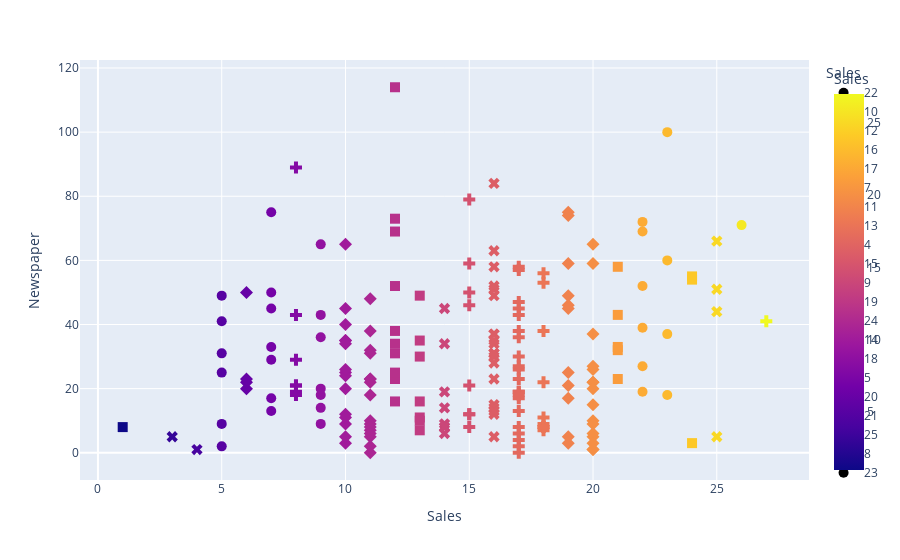

Notebook source saved alongside this figure:
### Code cell
fig = px.scatter(df, y="Newspaper", x="Sales", color="Sales", symbol="Sales")
fig.update_traces(marker_size=10)
fig.show()

### Figure 1 — Plotly figure (JSON) as saved in the notebook; plotly's stock layout.template omitted (floating-point values rounded to 4 significant figures)
{"data": [{"hovertemplate": "Sales=%{marker.color}<br>Newspaper=%{y}<extra></extra>", "legendgroup": "22", "marker": {"color": [22, 22, 22, 22, 22, 22], "coloraxis": "coloraxis", "size": 10, "symbol": "circle"}, "mode": "markers", "name": "22", "orientation": "v", "showlegend": true, "type": "scatter", "x": [22, 22, 22, 22, 22, 22], "xaxis": "x", "y": [69, 52, 39, 27, 72, 19], "yaxis": "y"}, {"hovertemplate": "Sales=%{marker.color}<br>Newspaper=%{y}<extra></extra>", "legendgroup": "10", "marker": {"color": [10, 10, 10, 10, 10, 10, 10, 10, 10, 10, 10, 10, 10, 10, 10], "coloraxis": "coloraxis", "size": 10, "symbol": "diamond"}, "mode": "markers", "name": "10", "orientation": "v", "showlegend": true, "type": "scatter", "x": [10, 10, 10, 10, 10, 10, 10, 10, 10, 10, 10, 10, 10, 10, 10], "xaxis": "x", "y": [45, 40, 35, 35, 3, 25, 65, 12, 34, 9, 11, 20, 24, 26, 5], "yaxis": "y"}, {"hovertemplate": "Sales=%{marker.color}<br>Newspaper=%{y}<extra></extra>", "legendgroup": "12", "marker": {"color": [12, 12, 12, 12, 12, 12, 12, 12, 12, 12, 12], "coloraxis": "coloraxis", "size": 10, "symbol": "square"}, "mode": "markers", "name": "12", "orientation": "v", "showlegend": true, "type": "scatter", "x": [12, 12, 12, 12, 12, 12, 12, 12, 12, 12, 12], "xaxis": "x", "y": [69, 24, 114, 31, 16, 73, 23, 52, 25, 38, 34], "yaxis": "y"}, {"hovertemplate": "Sales=%{marker.color}<br>Newspaper=%{y}<extra></extra>", "legendgroup": "16", "marker": {"color": [16, 16, 16, 16, 16, 16, 16, 16, 16, 16, 16, 16, 16, 16, 16, 16, 16, 16, 16, 16], "coloraxis": "coloraxis", "size": 10, "symbol": "x"}, "mode": "markers", "name": "16", "orientation": "v", "showlegend": true, "type": "scatter", "x": [16, 16, 16, 16, 16, 16, 16, 16, 16, 16, 16, 16, 16, 16, 16, 16, 16, 16, 16, 16], "xaxis": "x", "y": [58, 31, 31, 34, 28, 63, 51, 52, 5, 49, 15, 37, 14, 37, 30, 84, 12, 13, 35, 23], "yaxis": "y"}, {"hovertemplate": "Sales=%{marker.color}<br>Newspaper=%{y}<extra></extra>", "legendgroup": "17", "marker": {"color": [17, 17, 17, 17, 17, 17, 17, 17, 17, 17, 17, 17, 17, 17, 17, 17, 17, 17, 17, 17, 17], "coloraxis": "coloraxis", "size": 10, "symbol": "cross"}, "mode": "markers", "name": "17", "orientation": "v", "showlegend": true, "type": "scatter", "x": [17, 17, 17, 17, 17, 17, 17, 17, 17, 17, 17, 17, 17, 17, 17, 17, 17, 17, 17, 17, 17], "xaxis": "x", "y": [58, 4, 23, 19, 0, 8, 38, 26, 13, 36, 45, 2, 43, 19, 57, 47, 17, 27, 30, 18, 6], "yaxis": "y"}, {"hovertemplate": "Sales=%{marker.color}<br>Newspaper=%{y}<extra></extra>", "legendgroup": "7", "marker": {"color": [7, 7, 7, 7, 7, 7, 7], "coloraxis": "coloraxis", "size": 10, "symbol": "circle"}, "mode": "markers", "name": "7", "orientation": "v", "showlegend": true, "type": "scatter", "x": [7, 7, 7, 7, 7, 7, 7], "xaxis": "x", "y": [75, 33, 29, 50, 45, 17, 13], "yaxis": "y"}, {"hovertemplate": "Sales=%{marker.color}<br>Newspaper=%{y}<extra></extra>", "legendgroup": "11", "marker": {"color": [11, 11, 11, 11, 11, 11, 11, 11, 11, 11, 11, 11, 11, 11, 11, 11], "coloraxis": "coloraxis", "size": 10, "symbol": "diamond"}, "mode": "markers", "name": "11", "orientation": "v", "showlegend": true, "type": "scatter", "x": [11, 11, 11, 11, 11, 11, 11, 11, 11, 11, 11, 11, 11, 11, 11, 11], "xaxis": "x", "y": [23, 18, 38, 7, 0, 2, 31, 23, 22, 32, 10, 9, 8, 48, 5, 6], "yaxis": "y"}, {"hovertemplate": "Sales=%{marker.color}<br>Newspaper=%{y}<extra></extra>", "legendgroup": "13", "marker": {"color": [13, 13, 13, 13, 13, 13, 13], "coloraxis": "coloraxis", "size": 10, "symbol": "square"}, "mode": "markers", "name": "13", "orientation": "v", "showlegend": true, "type": "scatter", "x": [13, 13, 13, 13, 13, 13, 13], "xaxis": "x", "y": [11, 7, 30, 16, 10, 35, 49], "yaxis": "y"}, {"hovertemplate": "Sales=%{marker.color}<br>Newspaper=%{y}<extra></extra>", "legendgroup": "4", "marker": {"color": [4], "coloraxis": "coloraxis", "size": 10, "symbol": "x"}, "mode": "markers", "name": "4", "orientation": "v", "showlegend": true, "type": "scatter", "x": [4], "xaxis": "x", "y": [1], "yaxis": "y"}, {"hovertemplate": "Sales=%{marker.color}<br>Newspaper=%{y}<extra></extra>", "legendgroup": "15", "marker": {"color": [15, 15, 15, 15, 15, 15, 15, 15], "coloraxis": "coloraxis", "size": 10, "symbol": "cross"}, "mode": "markers", "name": "15", "orientation": "v", "showlegend": true, "type": "scatter", "x": [15, 15, 15, 15, 15, 15, 15, 15], "xaxis": "x", "y": [21, 12, 59, 79, 46, 12, 50, 8], "yaxis": "y"}, {"hovertemplate": "Sales=%{marker.color}<br>Newspaper=%{y}<extra></extra>", "legendgroup": "9", "marker": {"color": [9, 9, 9, 9, 9, 9, 9], "coloraxis": "coloraxis", "size": 10, "symbol": "circle"}, "mode": "markers", "name": "9", "orientation": "v", "showlegend": true, "type": "scatter", "x": [9, 9, 9, 9, 9, 9, 9], "xaxis": "x", "y": [65, 18, 36, 14, 43, 9, 20], "yaxis": "y"}, {"hovertemplate": "Sales=%{marker.color}<br>Newspaper=%{y}<extra></extra>", "legendgroup": "19", "marker": {"color": [19, 19, 19, 19, 19, 19, 19, 19, 19, 19, 19], "coloraxis": "coloraxis", "size": 10, "symbol": "diamond"}, "mode": "markers", "name": "19", "orientation": "v", "showlegend": true, "type": "scatter", "x": [19, 19, 19, 19, 19, 19, 19, 19, 19, 19, 19], "xaxis": "x", "y": [46, 49, 59, 21, 17, 5, 74, 45, 75, 25, 3], "yaxis": "y"}, {"hovertemplate": "Sales=%{marker.color}<br>Newspaper=%{y}<extra></extra>", "legendgroup": "24", "marker": {"color": [24, 24, 24], "coloraxis": "coloraxis", "size": 10, "symbol": "square"}, "mode": "markers", "name": "24", "orientation": "v", "showlegend": true, "type": "scatter", "x": [24, 24, 24], "xaxis": "x", "y": [55, 54, 3], "yaxis": "y"}, {"hovertemplate": "Sales=%{marker.color}<br>Newspaper=%{y}<extra></extra>", "legendgroup": "14", "marker": {"color": [14, 14, 14, 14, 14, 14, 14, 14], "coloraxis": "coloraxis", "size": 10, "symbol": "x"}, "mode": "markers", "name": "14", "orientation": "v", "showlegend": true, "type": "scatter", "x": [14, 14, 14, 14, 14, 14, 14, 14], "xaxis": "x", "y": [19, 45, 8, 14, 9, 34, 8, 6], "yaxis": "y"}, {"hovertemplate": "Sales=%{marker.color}<br>Newspaper=%{y}<extra></extra>", "legendgroup": "18", "marker": {"color": [18, 18, 18, 18, 18, 18, 18, 18, 18], "coloraxis": "coloraxis", "size": 10, "symbol": "cross"}, "mode": "markers", "name": "18", "orientation": "v", "showlegend": true, "type": "scatter", "x": [18, 18, 18, 18, 18, 18, 18, 18, 18], "xaxis": "x", "y": [53, 22, 9, 11, 38, 56, 8, 7, 8], "yaxis": "y"}, {"hovertemplate": "Sales=%{marker.color}<br>Newspaper=%{y}<extra></extra>", "legendgroup": "5", "marker": {"color": [5, 5, 5, 5, 5, 5], "coloraxis": "coloraxis", "size": 10, "symbol": "circle"}, "mode": "markers", "name": "5", "orientation": "v", "showlegend": true, "type": "scatter", "x": [5, 5, 5, 5, 5, 5], "xaxis": "x", "y": [49, 41, 9, 25, 2, 31], "yaxis": "y"}, {"hovertemplate": "Sales=%{marker.color}<br>Newspaper=%{y}<extra></extra>", "legendgroup": "20", "marker": {"color": [20, 20, 20, 20, 20, 20, 20, 20, 20, 20, 20, 20, 20, 20, 20, 20], "coloraxis": "coloraxis", "size": 10, "symbol": "diamond"}, "mode": "markers", "name": "20", "orientation": "v", "showlegend": true, "type": "scatter", "x": [20, 20, 20, 20, 20, 20, 20, 20, 20, 20, 20, 20, 20, 20, 20, 20], "xaxis": "x", "y": [26, 22, 1, 15, 27, 65, 22, 5, 10, 59, 1, 37, 9, 6, 20, 3], "yaxis": "y"}, {"hovertemplate": "Sales=%{marker.color}<br>Newspaper=%{y}<extra></extra>", "legendgroup": "21", "marker": {"color": [21, 21, 21, 21, 21], "coloraxis": "coloraxis", "size": 10, "symbol": "square"}, "mode": "markers", "name": "21", "orientation": "v", "showlegend": true, "type": "scatter", "x": [21, 21, 21, 21, 21], "xaxis": "x", "y": [43, 32, 58, 33, 23], "yaxis": "y"}, {"hovertemplate": "Sales=%{marker.color}<br>Newspaper=%{y}<extra></extra>", "legendgroup": "25", "marker": {"color": [25, 25, 25, 25], "coloraxis": "coloraxis", "size": 10, "symbol": "x"}, "mode": "markers", "name": "25", "orientation": "v", "showlegend": true, "type": "scatter", "x": [25, 25, 25, 25], "xaxis": "x", "y": [5, 51, 44, 66], "yaxis": "y"}, {"hovertemplate": "Sales=%{marker.color}<br>Newspaper=%{y}<extra></extra>", "legendgroup": "8", "marker": {"color": [8, 8, 8, 8, 8, 8, 8], "coloraxis": "coloraxis", "size": 10, "symbol": "cross"}, "mode": "markers", "name": "8", "orientation": "v", "showlegend": true, "type": "scatter", "x": [8, 8, 8, 8, 8, 8, 8], "xaxis": "x", "y": [43, 21, 19, 89, 21, 18, 29], "yaxis": "y"}, {"hovertemplate": "Sales=%{marker.color}<br>Newspaper=%{y}<extra></extra>", "legendgroup": "23", "marker": {"color": [23, 23, 23, 23], "coloraxis": "coloraxis", "size": 10, "symbol": "circle"}, "mode": "markers", "name": "23", "orientation": "v", "showlegend": true, "type": "scatter", "x": [23, 23, 23, 23], "xaxis": "x", "y": [18, 60, 37, 100], "yaxis": "y"}, {"hovertemplate": "Sales=%{marker.color}<br>Newspaper=%{y}<extra></extra>", "legendgroup": "6", "marker": {"color": [6, 6, 6, 6], "coloraxis": "coloraxis", "size": 10, "symbol": "diamond"}, "mode": "markers", "name": "6", "orientation": "v", "showlegend": true, "type": "scatter", "x": [6, 6, 6, 6], "xaxis": "x", "y": [20, 22, 50, 23], "yaxis": "y"}, {"hovertemplate": "Sales=%{marker.color}<br>Newspaper=%{y}<extra></extra>", "legendgroup": "1", "marker": {"color": [1], "coloraxis": "coloraxis", "size": 10, "symbol": "square"}, "mode": "markers", "name": "1", "orientation": "v", "showlegend": true, "type": "scatter", "x": [1], "xaxis": "x", "y": [8], "yaxis": "y"}, {"hovertemplate": "Sales=%{marker.color}<br>Newspaper=%{y}<extra></extra>", "legendgroup": "3", "marker": {"color": [3], "coloraxis": "coloraxis", "size": 10, "symbol": "x"}, "mode": "markers", "name": "3", "orientation": "v", "showlegend": true, "type": "scatter", "x": [3], "xaxis": "x", "y": [5], "yaxis": "y"}, {"hovertemplate": "Sales=%{marker.color}<br>Newspaper=%{y}<extra></extra>", "legendgroup": "27", "marker": {"color": [27], "coloraxis": "coloraxis", "size": 10, "symbol": "cross"}, "mode": "markers", "name": "27", "orientation": "v", "showlegend": true, "type": "scatter", "x": [27], "xaxis": "x", "y": [41], "yaxis": "y"}, {"hovertemplate": "Sales=%{marker.color}<br>Newspaper=%{y}<extra></extra>", "legendgroup": "26", "marker": {"color": [26], "coloraxis": "coloraxis", "size": 10, "symbol": "circle"}, "mode": "markers", "name": "26", "orientation": "v", "showlegend": true, "type": "scatter", "x": [26], "xaxis": "x", "y": [71], "yaxis": "y"}], "layout": {"autosize": true, "coloraxis": {"colorbar": {"title": {"text": "Sales"}}, "colorscale": [[0, "#0d0887"], [0.1111, "#46039f"], [0.2222, "#7201a8"], [0.3333, "#9c179e"], [0.4444, "#bd3786"], [0.5556, "#d8576b"], [0.6667, "#ed7953"], [0.7778, "#fb9f3a"], [0.8889, "#fdca26"], [1, "#f0f921"]]}, "legend": {"title": {"text": "Sales"}, "tracegroupgap": 0}, "margin": {"t": 60}, "xaxis": {"anchor": "y", "autorange": true, "categoryarray": [22, 10, 12, 16, 17, 7, 11, 13, 4, 15, 9, 19, 24, 14, 18, 5, 20, 21, 25, 8, 23, 6, 1, 3, 27, 26], "categoryorder": "array", "domain": [0, 1], "range": [-0.6346, 28.63], "title": {"text": "Sales"}, "type": "linear"}, "yaxis": {"anchor": "x", "autorange": true, "domain": [0, 1], "range": [-10.6, 124.6], "title": {"text": "Newspaper"}, "type": "linear"}}}
